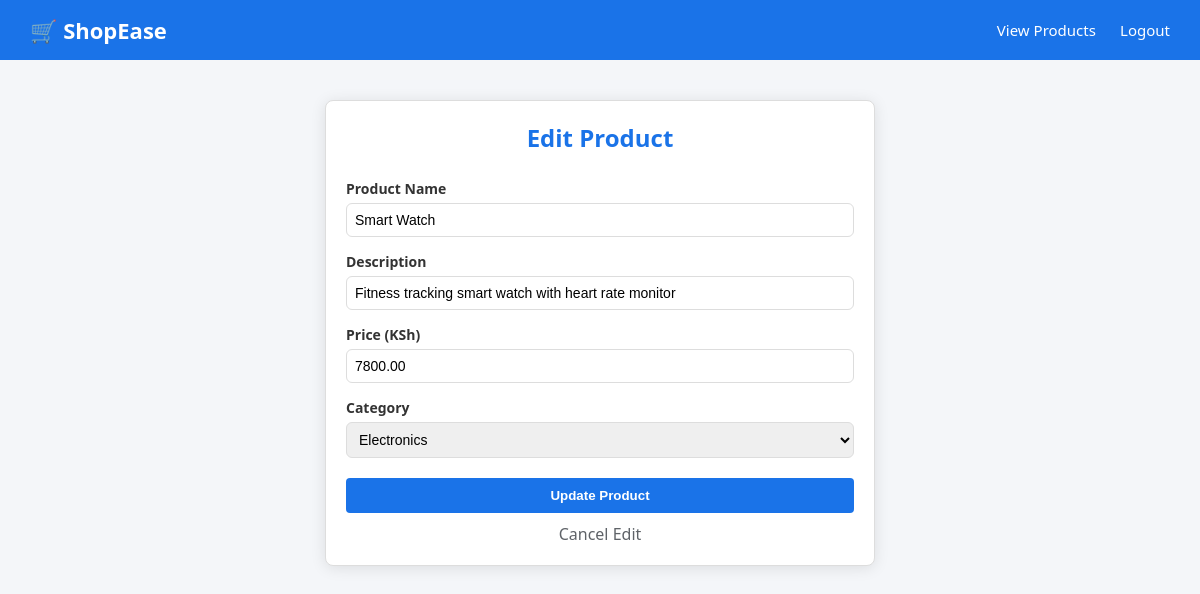
/Week5/admin.php?edit=2 (signed in), run on the app's committed database.
### tables this page shows
CREATE TABLE products (
    id INT AUTO_INCREMENT PRIMARY KEY,
    name VARCHAR(150) NOT NULL,
    description TEXT,
    price DECIMAL(10,2) NOT NULL,
    image VARCHAR(255),
    category_id INT,
    created_at TIMESTAMP DEFAULT CURRENT_TIMESTAMP,
    FOREIGN KEY (category_id) REFERENCES categories(id)
);

### Week5/admin.php (the view, shortened to what this page needs)
<?php
require '../Week3/config.php';
$edit_product = null;
$categories = [];
$cat_query = "SELECT * FROM categories";
$cat_result = mysqli_query($conn, $cat_query);
if ($cat_result) {
    while ($row = mysqli_fetch_assoc($cat_result)) {
        $categories[] = $row;
    }
}
if (isset($_GET['edit'])) {
    $edit_id = (int)$_GET['edit'];
    $edit_query = "SELECT * FROM products WHERE id = $edit_id";
    $edit_result = mysqli_query($conn, $edit_query);
    if ($edit_result && mysqli_num_rows($edit_result) > 0) {
        $edit_product = mysqli_fetch_assoc($edit_result);
    }
}
?>
<!DOCTYPE html>
<html lang="en">
<head>
    <link rel="stylesheet" href="../week2/css/style.css">
</head>
<body>
<div class="navbar">
    <a href="../week2/index.php" class="logo">🛒 ShopEase</a>
    <nav>
        <a href="products.php">View Products</a>
        <a href="../Week3/login.php">Logout</a>
    </nav>
</div>
<div class="form-container" style="max-width:550px; margin: 40px auto; padding: 20px; border: 1px solid #ddd; border-radius: 8px;">
    <h2><?= $edit_product ? 'Edit Product' : 'Add New Product' ?></h2>
    <form method="POST" action="admin.php">
        <div class="form-group" style="margin-bottom: 15px;">
            <label style="display:block; margin-bottom: 5px; font-weight: bold;">Product Name</label>
            <input type="text" name="name" required maxlength="150" style="width:100%; padding: 8px; box-sizing: border-box;"
                   value="<?= htmlspecialchars($edit_product['name'] ?? $_POST['name'] ?? '') ?>"
                   placeholder="e.g. Wireless Headphones">
        </div>
        <div class="form-group" style="margin-bottom: 15px;">
            <label style="display:block; margin-bottom: 5px; font-weight: bold;">Description</label>
            <input type="text" name="description" required maxlength="255" style="width:100%; padding: 8px; box-sizing: border-box;"
                   value="<?= htmlspecialchars($edit_product['description'] ?? $_POST['description'] ?? '') ?>"
                   placeholder="Short product description">
        </div>
        <div class="form-group" style="margin-bottom: 15px;">
            <label style="display:block; margin-bottom: 5px; font-weight: bold;">Price (KSh)</label>
            <input type="number" name="price" required min="0.01" step="0.01" style="width:100%; padding: 8px; box-sizing: border-box;"
                   value="<?= htmlspecialchars($edit_product['price'] ?? $_POST['price'] ?? '') ?>"
                   placeholder="e.g. 3500">
        </div>
        <div class="form-group" style="margin-bottom: 20px;">
            <label style="display:block; margin-bottom: 5px; font-weight: bold;">Category</label>
            <select name="category_id" required style="width:100%; padding: 8px; box-sizing: border-box;">
                <?php foreach ($categories as $cat):
                    $selected = (isset($edit_product) && $edit_product['category_id'] == $cat['id']) ? 'selected' : '';
                ?>
                    <option value="<?= $cat['id'] ?>" <?= $selected ?>><?= htmlspecialchars($cat['name']) ?></option>
                <?php endforeach; ?>
            </select>
        </div>
        <button type="submit" style="width: 100%; padding: 10px; background-color: #1a73e8; color: white; border: none; border-radius: 4px; font-weight: bold; cursor: pointer;">
            <?= $edit_product ? 'Update Product' : 'Add Product' ?>
        </button>
        <?php if ($edit_product): ?>
            <a href="admin.php" style="margin-top:10px; display:block; text-align:center; color: #5f6368; text-decoration: none;">Cancel Edit</a>
        <?php endif; ?>
    </form>
</div>
</body>
</html>

### Week2/Css/style.css (style rules this page uses)
* { margin: 0; padding: 0; box-sizing: border-box; }
body { font-family: 'Segoe UI', Tahoma, Geneva, Verdana, sans-serif; background-color: #f4f6f9; color: #333; }
.navbar { background-color: #1a73e8; padding: 15px 30px; display: flex; justify-content: space-between; align-items: center; }
.navbar .logo { color: white; font-size: 22px; font-weight: 700; text-decoration: none; }
.navbar nav a { color: white; text-decoration: none; margin-left: 20px; font-size: 15px; }
.form-container { max-width: 450px; margin: 60px auto; background: white; padding: 40px; border-radius: 12px; box-shadow: 0 2px 15px rgba(0,0,0,0.1); }
.form-container h2 { text-align: center; margin-bottom: 25px; color: #1a73e8; }
.form-group { margin-bottom: 20px; }
.form-group label { display: block; margin-bottom: 6px; font-weight: 600; font-size: 14px; }
.form-group input, .form-group select { width: 100%; padding: 10px 14px; border: 1px solid #ddd; border-radius: 6px; font-size: 14px; outline: none; }

### data on the page
products: name "Smart Watch", description "Fitness tracking smart watch with heart rate monitor", price "7800.00"

### other printed values
form field category_id "Electronics"
